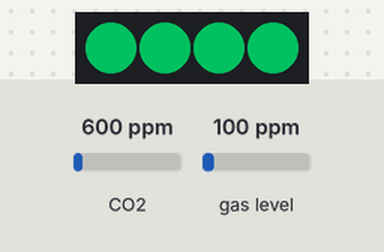
Simulated run of this sketch. Board: Arduino Nano, built with avr-gcc and run on an emulated ATmega328P. On the bench: 4 RGB LEDs in strip order, left to right. The inputs (shaded band) are chosen by the test bench; at power-on: CO2 600 ppm, gas level 100 ppm. Dim RGB values are drawn brighter than linear; what the sketch prints to the serial monitor is not drawn.

Above: at 1.3 s.
1.4 s: CO2 set to 452 ppm
At 3.2 s:
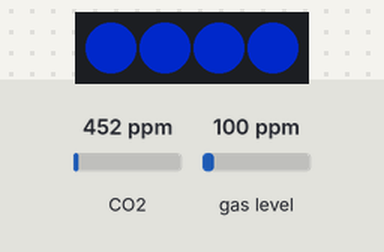
3.6 s: CO2 set to 1050 ppm
At 4.9 s:
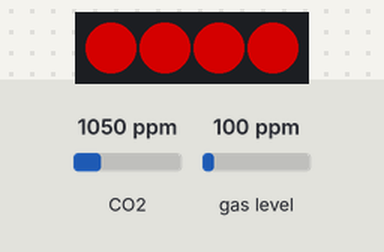
Timing chart, 0 to 6.6 s (numbered marks = the images above; inputs shaded):
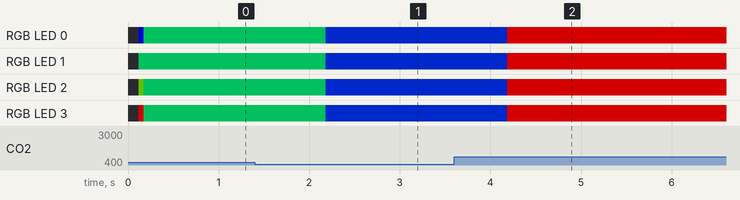

Measured:
- after the input at 1.4 s, RGB LED 0–3: RGB(0, 85, 42) → RGB(0, 21, 106) after 0.78 s
- after the input at 3.6 s, RGB LED 0–3: RGB(0, 21, 106) → RGB(128, 0, 0) after 0.59 s

The sketch:

co2_monitor_arduino.ino
```cpp
// (licence header left out)
 // CCS811のライブラリはAdafruit_CCS811を使用
 // ライセンスはMIT License
 // https://github.com/adafruit/Adafruit_CCS811
#include <Adafruit_CCS811.h>
Adafruit_CCS811 ccs;  // ccsセンサーオブジェクト

// WS2812BのライブラリはFastLEDを使用
// ライセンスはMIT License
// https://github.com/FastLED/FastLED
#include <FastLED.h>
#define NUM_LEDS  4   // LEDの数
#define DATA_PIN  13  // D13番PINに接続
#define LED_TYPE  WS2812B // LEDチップセット
#define BRIGHTNESS  128   // LEDの明るさ
#define LED_ORDER GRB     // LED RGBの並び
CRGB leds[NUM_LEDS];  // LEDの色を指定する変数

// eCO2濃度とLED発光色の設定
#define BLUE_ANGLE  240   // NORMAL_PPM時のhue angle
#define RED_ANGLE 0       // ALERT_PPM時のhue angle
#define NORMAL_PPM  400   // NORMAL_PPM値
#define ALERT_PPM 1000    // ALERT_PPM値

// eCO2値をLEDのCRGB値に変換する
// (参考にした情報)
//   http://blog.eldhrimnir.com/?p=611
//   https://www.petitmonte.com/javascript/rgb_hsv_convert.html
CRGB toCRGB( int eco2 ) {
  CRGB rgbcolor;
  int h_angle;

  // eco2値　から　hue angle　へ
  h_angle = map(eco2, NORMAL_PPM, ALERT_PPM, BLUE_ANGLE, RED_ANGLE);
  // 上限・下限値でクリップ
  if (h_angle < RED_ANGLE) {
    h_angle = RED_ANGLE;
  } else if (h_angle >= BLUE_ANGLE) {
    h_angle = BLUE_ANGLE;
  }
  Serial.print("eCO2: ");
  Serial.print(eco2);
  Serial.print("ppm, hue angle: ");
  Serial.print(h_angle);

  if(h_angle <= 0){
    rgbcolor.r=255;
    rgbcolor.g=0;
    rgbcolor.b=0;
  }else if (h_angle <= 120) {
    /* H値(0-120) 赤–黄–緑     */
    rgbcolor.r = map(h_angle,0,120,255,0);     // 赤LED R←→G
    rgbcolor.g = map(h_angle,0,120,0,255);     // 緑LED G←→R
    rgbcolor.b = 0;
  } else if (h_angle <= 240) {
    /* H値(120-240) 緑–水色–青 */
    rgbcolor.r = 0;
    rgbcolor.g = map(h_angle,120,240,255,0);   // 緑LED G←→B
    rgbcolor.b = map(h_angle,120,240,0,255);   // 青LED B←→G
  } else {
    /* H値(240-360) 青–紫–赤   */
    rgbcolor.r = map(h_angle,240,360,0,255);   // 青LED R←→B
    rgbcolor.g = 0;
    rgbcolor.b = map(h_angle,240,360,255,0);   // 青LED B←→R
  }

  return rgbcolor;
}

void setup() {
  // LEDの準備
  FastLED.addLeds<LED_TYPE, DATA_PIN, LED_ORDER>(leds, NUM_LEDS);
  FastLED.setBrightness(BRIGHTNESS);

  Serial.begin(9600);
  Serial.println("CCS811 x WS2812 by Code for SUSONO");
  Serial.print("LED Brightness:");
  Serial.println(FastLED.getBrightness());

  // LED発光テスト
  Serial.println("LED test!");
  leds[0] = toCRGB(400);  // 400pppmの色（青）
  leds[1] = toCRGB(600);  // 600ppmの色（青緑）
  leds[2] = toCRGB(800);  // 800ppmの色（黄緑）
  leds[3] = toCRGB(1000); // 1000ppmの色（赤）
  FastLED.show();
  Serial.println("LED test done.");

  if(!ccs.begin()){
    Serial.println("Failed to start sensor! Please check your wiring.");
    while(1);
  }

  // Wait for the sensor to be ready
  while(!ccs.available());
}

void loop() {
  int cVal;
  CRGB rgb = CRGB::WhiteSmoke;
  int err_id;

  if(ccs.available()){
    if(!ccs.readData()){
      // センサーのeCO2値をCRGB値に変換
      rgb = toCRGB( ccs.geteCO2() );
      Serial.print(", TVOC: ");
      Serial.println( ccs.getTVOC() );
      err_id = 0;
    }
    else{
      Serial.println("ERROR: ccs can't read data !");
      err_id = 1;
    }
  }
  else {
    Serial.println("ERROR: ccs data isn't ready !");
    err_id = 2;
  }

  // テープライトの発光
  leds[0] = rgb;
  leds[1] = leds[0];
  leds[2] = leds[1];
  leds[3] = leds[2];
  FastLED.show();

  if (err_id == 1) {
    // ccs.readData()エラー時はLEDを0.5秒間隔で点滅
    delay( 500 );
    leds[0] = CRGB::Black;
    leds[1] = leds[0];
    leds[2] = leds[1];
    leds[3] = leds[2];
    FastLED.show();
    delay( 500 );
  } else if (err_id == 2) {
    // ccs.available()エラー時はLEDを0.25秒点灯、0.75秒消灯
    delay( 250 );
    leds[0] = CRGB::Black;
    leds[1] = leds[0];
    leds[2] = leds[1];
    leds[3] = leds[2];
    FastLED.show();
    delay( 750 );
  } else {
   // エラーなし
    delay(1000);
  }

  //RGB値シリアル表示
  Serial.print("R");
  Serial.print(rgb.r);
  Serial.print(",G");
  Serial.print(rgb.g);
  Serial.print(",B");
  Serial.println(rgb.b);
  Serial.println("----------");

}
```
